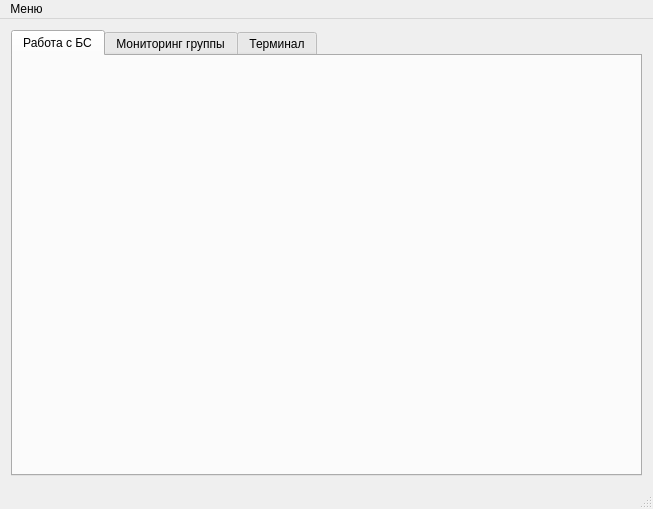
<?xml version="1.0" encoding="UTF-8"?>
<ui version="4.0">
 <class>MainWindow</class>
 <widget class="QMainWindow" name="MainWindow">
  <property name="geometry">
   <rect>
    <x>0</x>
    <y>0</y>
    <width>653</width>
    <height>509</height>
   </rect>
  </property>
  <property name="windowTitle">
   <string>Control system group drones - Matcepura A.M.</string>
  </property>
  <widget class="QWidget" name="centralWidget">
   <layout class="QVBoxLayout" name="verticalLayout">
    <item>
     <widget class="QTabWidget" name="tabWidget">
      <property name="currentIndex">
       <number>0</number>
      </property>
      <widget class="QWidget" name="tab_3">
       <attribute name="title">
        <string>Работа с БС</string>
       </attribute>
       <layout class="QGridLayout" name="gridLayout"/>
      </widget>
      <widget class="QWidget" name="tab_2">
       <attribute name="title">
        <string>Мониторинг группы</string>
       </attribute>
       <layout class="QVBoxLayout" name="verticalLayout_3">
        <item>
         <widget class="QTableWidget" name="dronesTable"/>
        </item>
        <item>
         <widget class="QPushButton" name="refreshDroneTableSize">
          <property name="text">
           <string>Обновить размер</string>
          </property>
         </widget>
        </item>
       </layout>
      </widget>
      <widget class="QWidget" name="tab">
       <attribute name="title">
        <string>Терминал</string>
       </attribute>
       <layout class="QVBoxLayout" name="verticalLayout_2">
        <item>
         <widget class="QPlainTextEdit" name="plainTextEdit"/>
        </item>
        <item>
         <widget class="QPushButton" name="connectButton">
          <property name="text">
           <string>Connect</string>
          </property>
         </widget>
        </item>
        <item>
         <widget class="QPushButton" name="disconnectButton">
          <property name="text">
           <string>Disconnect</string>
          </property>
         </widget>
        </item>
        <item>
         <layout class="QHBoxLayout" name="horizontalLayout">
          <item>
           <widget class="QLineEdit" name="lineEdit"/>
          </item>
          <item>
           <widget class="QPushButton" name="sendButton">
            <property name="text">
             <string>Send</string>
            </property>
           </widget>
          </item>
         </layout>
        </item>
       </layout>
      </widget>
     </widget>
    </item>
   </layout>
  </widget>
  <widget class="QMenuBar" name="menuBar">
   <property name="geometry">
    <rect>
     <x>0</x>
     <y>0</y>
     <width>653</width>
     <height>19</height>
    </rect>
   </property>
   <widget class="QMenu" name="menu_File">
    <property name="title">
     <string>Меню</string>
    </property>
    <addaction name="actionConfigure"/>
    <addaction name="actionDrone"/>
    <addaction name="separator"/>
    <addaction name="actionExit"/>
   </widget>
   <addaction name="menu_File"/>
  </widget>
  <widget class="QStatusBar" name="statusBar"/>
  <action name="actionConfigure">
   <property name="text">
    <string>Конфигурация соединения</string>
   </property>
  </action>
  <action name="actionExit">
   <property name="text">
    <string>Выход</string>
   </property>
  </action>
  <action name="actionDrone">
   <property name="text">
    <string>Настройка группировки</string>
   </property>
  </action>
 </widget>
 <layoutdefault spacing="6" margin="11"/>
 <resources/>
 <connections/>
</ui>
